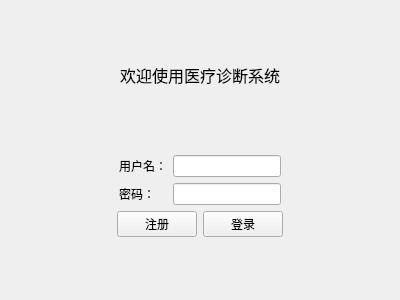
<?xml version="1.0" encoding="UTF-8"?>
<ui version="4.0">
 <class>LoginView</class>
 <widget class="QWidget" name="LoginView">
  <property name="geometry">
   <rect>
    <x>0</x>
    <y>0</y>
    <width>400</width>
    <height>300</height>
   </rect>
  </property>
  <property name="windowTitle">
   <string>登录</string>
  </property>
  <layout class="QVBoxLayout" name="verticalLayout">
   <property name="leftMargin">
    <number>0</number>
   </property>
   <property name="topMargin">
    <number>0</number>
   </property>
   <property name="rightMargin">
    <number>0</number>
   </property>
   <property name="bottomMargin">
    <number>0</number>
   </property>
   <item>
    <spacer name="verticalSpacer">
     <property name="orientation">
      <enum>Qt::Orientation::Vertical</enum>
     </property>
     <property name="sizeHint" stdset="0">
      <size>
       <width>20</width>
       <height>58</height>
      </size>
     </property>
    </spacer>
   </item>
   <item>
    <widget class="QLabel" name="label">
     <property name="font">
      <font>
       <pointsize>12</pointsize>
      </font>
     </property>
     <property name="text">
      <string>欢迎使用医疗诊断系统</string>
     </property>
     <property name="alignment">
      <set>Qt::AlignmentFlag::AlignCenter</set>
     </property>
    </widget>
   </item>
   <item>
    <spacer name="verticalSpacer_2">
     <property name="orientation">
      <enum>Qt::Orientation::Vertical</enum>
     </property>
     <property name="sizeHint" stdset="0">
      <size>
       <width>20</width>
       <height>59</height>
      </size>
     </property>
    </spacer>
   </item>
   <item>
    <layout class="QHBoxLayout" name="horizontalLayout_2">
     <item>
      <spacer name="horizontalSpacer">
       <property name="orientation">
        <enum>Qt::Orientation::Horizontal</enum>
       </property>
       <property name="sizeHint" stdset="0">
        <size>
         <width>40</width>
         <height>20</height>
        </size>
       </property>
      </spacer>
     </item>
     <item>
      <layout class="QFormLayout" name="formLayout">
       <item row="0" column="0">
        <widget class="QLabel" name="label_2">
         <property name="text">
          <string>用户名：</string>
         </property>
        </widget>
       </item>
       <item row="0" column="1">
        <widget class="QLineEdit" name="inputUserName"/>
       </item>
       <item row="1" column="0">
        <widget class="QLabel" name="label_3">
         <property name="text">
          <string>密码：</string>
         </property>
        </widget>
       </item>
       <item row="1" column="1">
        <widget class="QLineEdit" name="inputUserPassword">
         <property name="echoMode">
          <enum>QLineEdit::EchoMode::Password</enum>
         </property>
        </widget>
       </item>
      </layout>
     </item>
     <item>
      <spacer name="horizontalSpacer_2">
       <property name="orientation">
        <enum>Qt::Orientation::Horizontal</enum>
       </property>
       <property name="sizeHint" stdset="0">
        <size>
         <width>40</width>
         <height>20</height>
        </size>
       </property>
      </spacer>
     </item>
    </layout>
   </item>
   <item>
    <layout class="QHBoxLayout" name="horizontalLayout_3">
     <item>
      <spacer name="horizontalSpacer_3">
       <property name="orientation">
        <enum>Qt::Orientation::Horizontal</enum>
       </property>
       <property name="sizeHint" stdset="0">
        <size>
         <width>40</width>
         <height>20</height>
        </size>
       </property>
      </spacer>
     </item>
     <item>
      <layout class="QHBoxLayout" name="horizontalLayout">
       <item>
        <widget class="QPushButton" name="btSignUp">
         <property name="minimumSize">
          <size>
           <width>75</width>
           <height>0</height>
          </size>
         </property>
         <property name="text">
          <string>注册</string>
         </property>
        </widget>
       </item>
       <item>
        <widget class="QPushButton" name="btSignIn">
         <property name="minimumSize">
          <size>
           <width>75</width>
           <height>0</height>
          </size>
         </property>
         <property name="text">
          <string>登录</string>
         </property>
        </widget>
       </item>
      </layout>
     </item>
     <item>
      <spacer name="horizontalSpacer_4">
       <property name="orientation">
        <enum>Qt::Orientation::Horizontal</enum>
       </property>
       <property name="sizeHint" stdset="0">
        <size>
         <width>40</width>
         <height>20</height>
        </size>
       </property>
      </spacer>
     </item>
    </layout>
   </item>
   <item>
    <spacer name="verticalSpacer_3">
     <property name="orientation">
      <enum>Qt::Orientation::Vertical</enum>
     </property>
     <property name="sizeHint" stdset="0">
      <size>
       <width>20</width>
       <height>58</height>
      </size>
     </property>
    </spacer>
   </item>
  </layout>
 </widget>
 <resources/>
 <connections/>
</ui>
